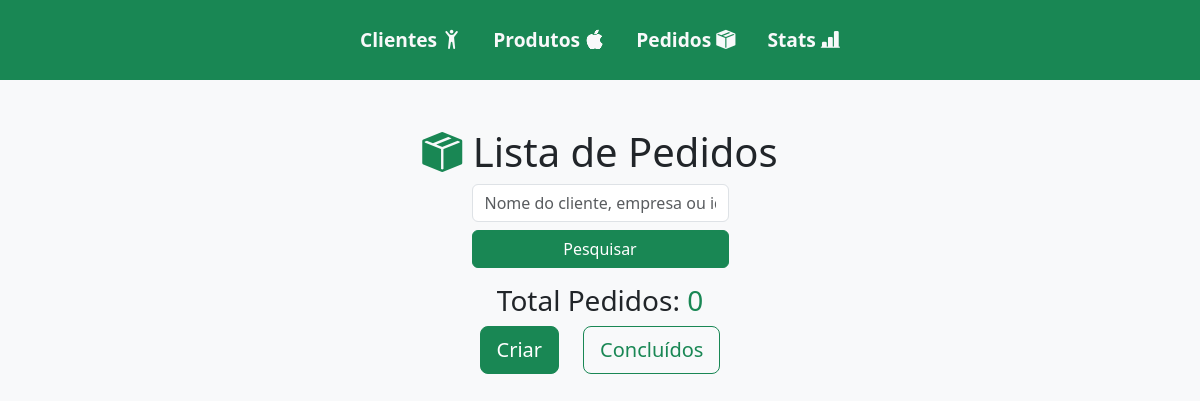
The app's page /, older data.
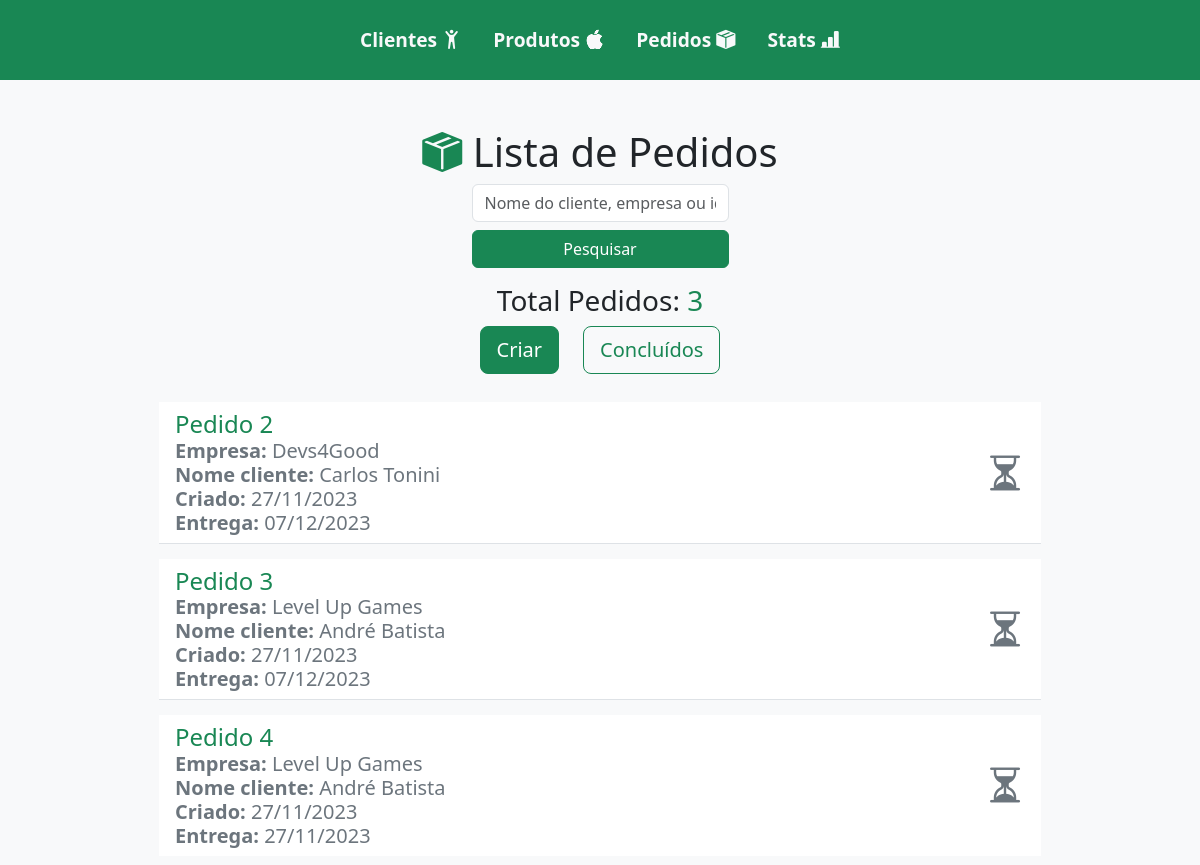
The same page, newer data.
### fazenda/models.py (models this page shows, shortened)
class Pedido(models.Model):
    cliente = models.ForeignKey(Cliente, on_delete=models.CASCADE)
    produtos = models.ManyToManyField(Produto, through="ItemPedido")
    data_pedido = models.DateField(auto_now_add=True)
    status = models.CharField(
        max_length=10,
        choices=(
            ("Pendente", "Pendente"),
            ("Concluído", "Concluído"),
        ),
        default="Pendente",
    )
    def maior_tempo_preparo(self):
        tempos_preparo = self.produtos.all().values_list("tempo_preparo", flat=True)
        if tempos_preparo:
            return max(tempos_preparo)
        return 0
    def data_entrega(self):
        maior_tempo = self.maior_tempo_preparo()
        if maior_tempo > 0:
            return self.data_pedido + timedelta(days=maior_tempo)
        return self.data_pedido

class Cliente(models.Model):
    nome = models.CharField(max_length=100)
    empresa = models.CharField(max_length=100, blank=True, null=True)
    telefone = models.CharField(max_length=20)

### fazenda/views.py (the view, shortened to what this page needs)
# urls.py: path("", views.listar_pedidos, name="listar_pedidos"),
def listar_pedidos(request):
    termo_pesquisa = request.GET.get("q")
    pedidos = Pedido.objects.filter(status="Pendente")
    return render(request, "listar_pedidos.html", {"pedidos": pedidos})

### fazenda/templates/listar_pedidos.html (shortened to what this page needs)
{% extends 'base.html' %}
{% load static %}
{% block content %}
    <div class="container-fluid d-flex flex-column justify-content-center align-items-center pedidos">
        <h1 class="mb-2">
    <i class="bi bi-box-seam-fill text-success"></i>
    Lista de Pedidos
        <form method="GET" class="tex d-flex flex-column justify-content-center">
            <input class="form-control" type="text" name="q" placeholder="Nome do cliente, empresa ou id" />
            <button class="btn btn-success mb-3 mt-2 " type="submit">Pesquisar</button>
        </form>
        <h5 class="text-center text-lg fs-3">
            Total Pedidos: <span class="text-success">{{ pedidos|length }}</span>
        </h5>
        <div class="d-flex flex-row justify-content-center align-items-center w-75 mb-3 gap-4">
            <a class="btn btn-lg btn-success fs-5 mb-2" href="{% url 'criar_pedido' %}">Criar</a>
            <a class="btn btn-lg btn btn-outline-success fs-5 mb-2" href="{% url 'listar_pedidos_concluidos' %}">Concluídos</a>
        </div>
        <ul class="h5 list-group list-group-flush w-75 d-flex flex-column justify-content-center align-items-center">
            {% for pedido in pedidos %}
                <a class="list-group-item list-group-item-action d-flex justify-content-between align-items-center list"
                   href="{% url 'detalhes_item_pedido' pedido.id %}">
                    <div class="d-flex flex-column">
                        <span class="fs-4 text-success">Pedido {{ pedido.pk }}</span>
                        <span class="text-secondary"><b>Empresa:</b> {{ pedido.cliente.empresa }}</span>
                        <span class="text-secondary"><b>Nome cliente:</b>  {{ pedido.cliente.nome }}</span>
                        <span class="text-secondary"><b>Criado:</b>  {{ pedido.data_pedido|date:"d/m/Y" }}</span>
                        <span class="text-secondary"><b>Entrega:</b>  {{ pedido.data_entrega|date:"d/m/Y" }}</span>
                    </div>
                    {% if pedido.status == 'Concluído' %}
                        <i class="bi bi-check-circle text-success fs-1"></i>
                    {% else %}
                        <i class="bi bi-hourglass-split text-secondary fs-1"></i>
                    {% endif %}
                {% endfor %}
            </a>
        </ul>
    </div>
{% endblock %}

### fazenda/templates/base.html (shortened to what this page needs)
<!DOCTYPE html>
<html lang="en">
<head>
  <link rel="stylesheet" href="https://cdn.jsdelivr.net/npm/bootstrap-icons@1.11.2/font/bootstrap-icons.min.css">
  <link href="https://cdn.jsdelivr.net/npm/bootstrap@5.3.2/dist/css/bootstrap.min.css" rel="stylesheet"
>
</head>
<body class="d-flex flex-column align-items-center d-sm bg-light text-dark">
  <header class="nav mb-5 w-100 header bg-success">
    <a class="nav-link text-light" href="{% url 'listar_clientes' %}">Clientes <i class="bi bi-person-arms-up"></i></a>
    <a class="nav-link text-light" href="{% url 'listar_produtos' %}">Produtos <i class="bi bi-apple"></i></a>
    <a class="nav-link text-light" href="{% url 'listar_pedidos' %}">Pedidos <i class="bi bi-box-seam-fill"></i></a>
    <a class="nav-link text-light" href="{% url 'estatisticas' %}">Stats <i class="bi bi-bar-chart-line-fill"></i></a>
  </header>
  {% block content %}{% endblock %}
</body>
</html>

### fazenda/templates/base.html (style rules this page uses)
* { margin: 0; padding: 0; }
body { overflow-x: hidden; }
.header { height: 80px; padding: 0 20px; font-size: 1.2rem; justify-content: center; align-items: center; font-weight: 800; }
.list { margin-top: 0.3rem; margin-bottom: 0.6rem; }

Row changes from the older to the newer data that the page shows:
added Pedido: pk "2", cliente.empresa "Devs4Good", cliente.nome "Carlos Tonini", data_pedido "27/11/2023", data_entrega "07/12/2023", status "Pendente" (drawn)
added Pedido: pk "3", cliente.empresa "Level Up Games", cliente.nome "André Batista", data_pedido "27/11/2023", data_entrega "07/12/2023", status "Pendente" (drawn)
added Pedido: pk "4", cliente.empresa "Level Up Games", cliente.nome "André Batista", data_pedido "27/11/2023", data_entrega "27/11/2023", status "Pendente" (drawn)
Text that changed along with them:
{{ pedidos|length }}: "0" → "3"
